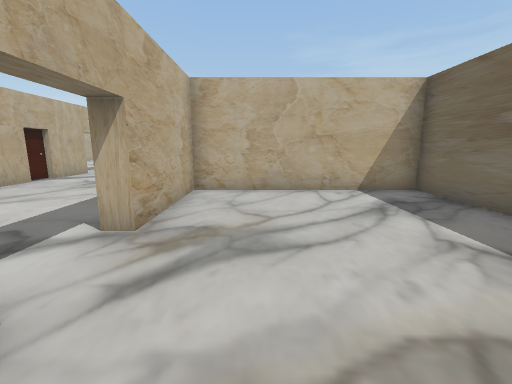
view 1 (above)

17 first-person views from a walk through a scene from a Unity 3-D project. The camera is 1.2 m above the floor, tilts 10° down and sees 90° across. The floor is counted in squares, 1 m on a side. Each view is taken from the middle of a square. On the plan, view 1 faces up. The plan holds only what a view shows up to about 12 squares ahead; the rest is blank. The player is left out. Door leaves are left out, so doorways stand open. Some surface patterns are stand-ins.

view 2
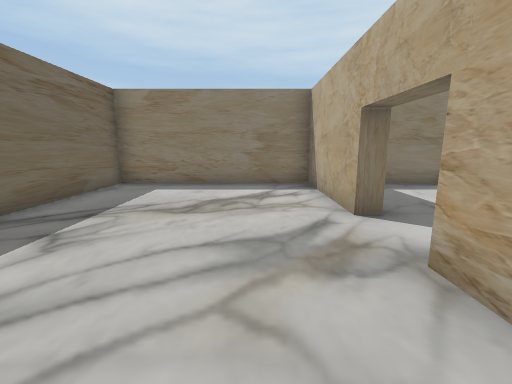

view 3
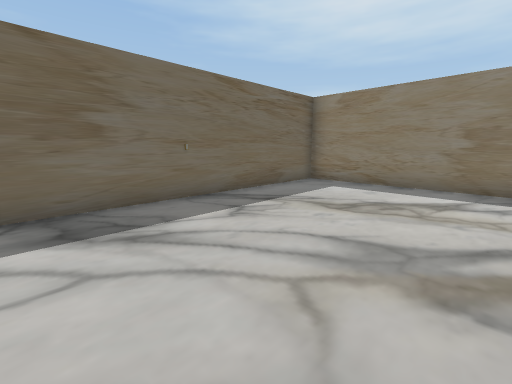

view 4
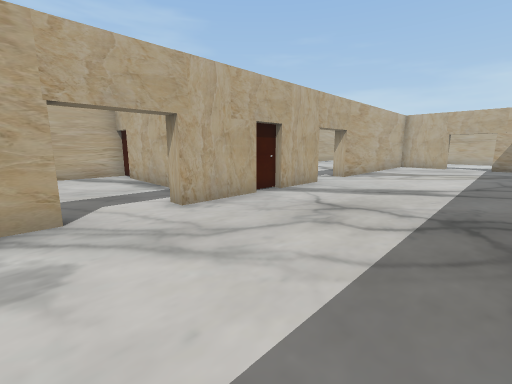

view 5
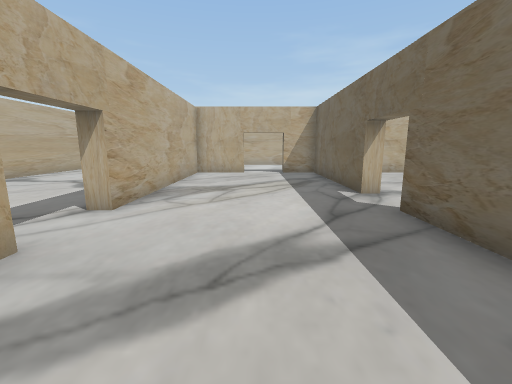

view 6
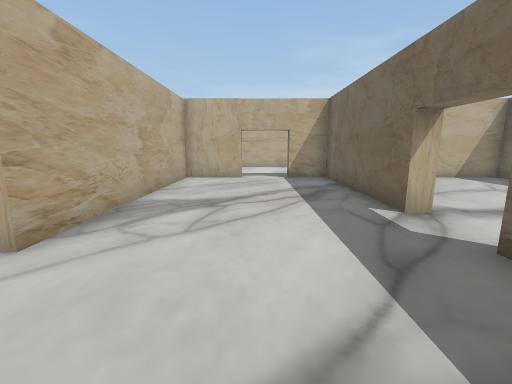

view 7
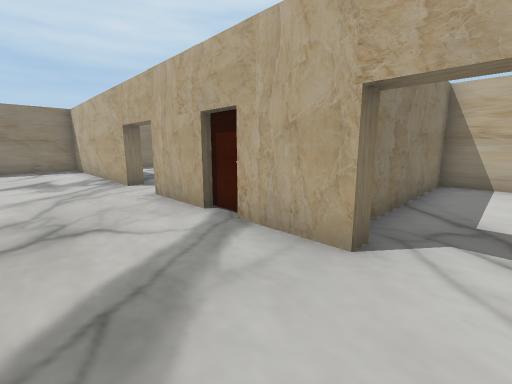

view 8
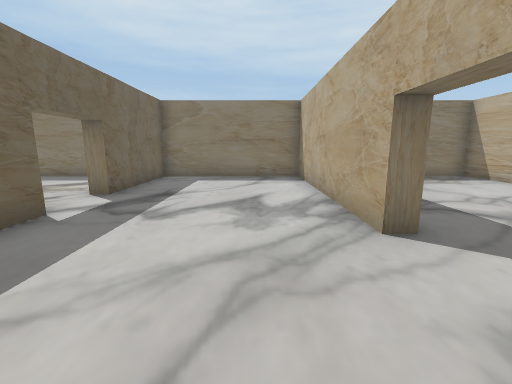

view 9
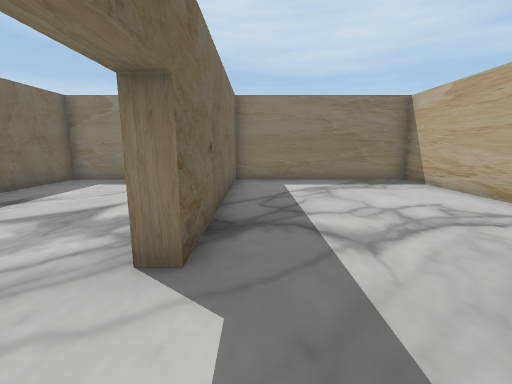

view 10
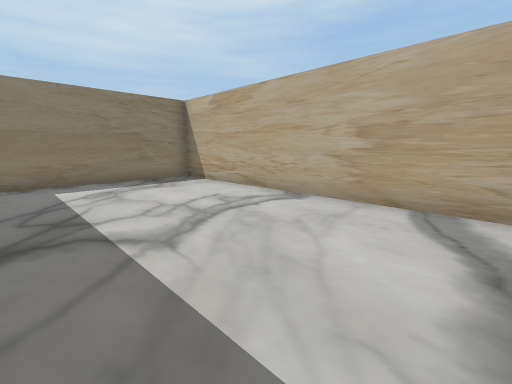

view 11
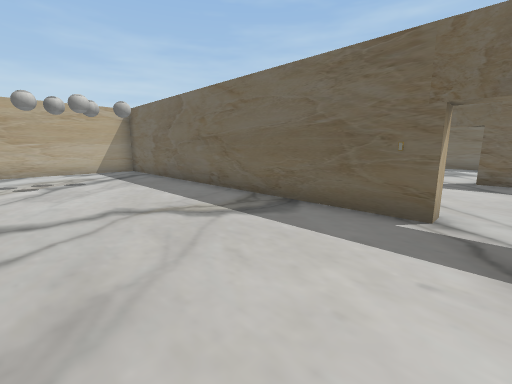

view 12
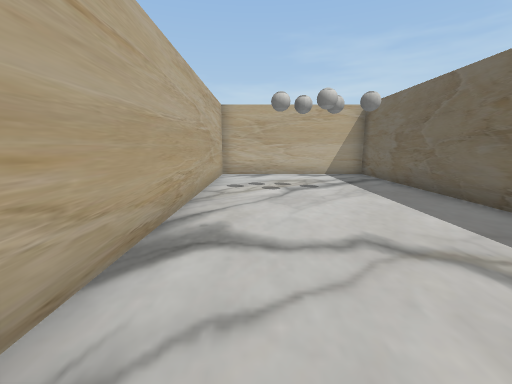

view 13
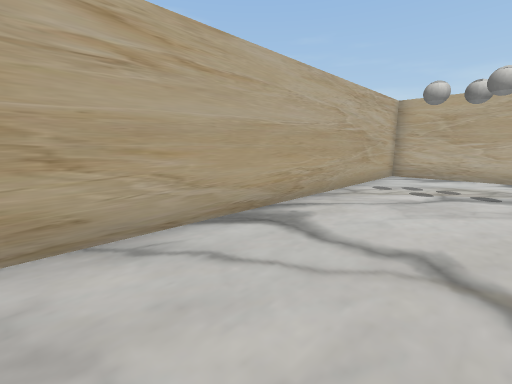

view 14
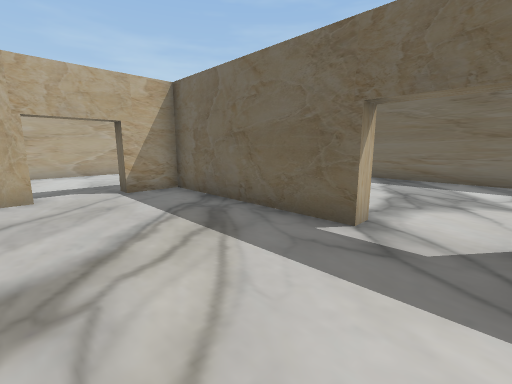

view 15
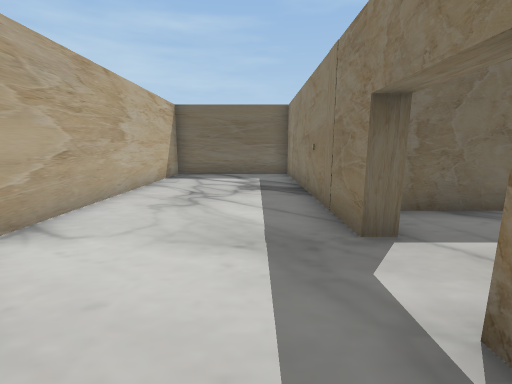

view 16
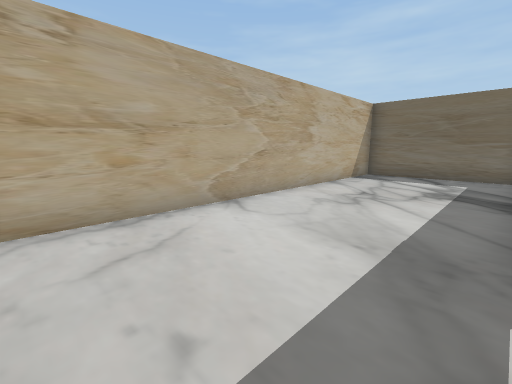

view 17
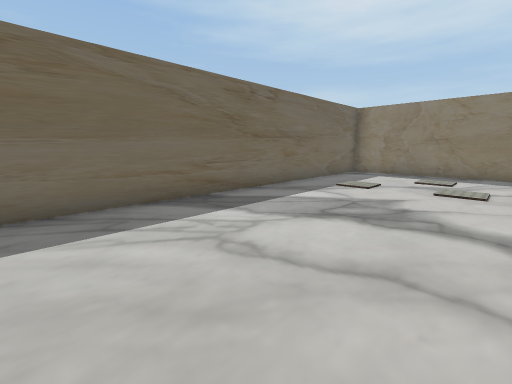

### Floor plan
Ten units are one square. View 1 is at (0, 0); x grows to the right and y downward. Boxes are objects, and circles mark ways between rooms. Rooms are numbered by the first view taken in them; rooms with no view inside come last. Other rooms are left out.
<svg viewBox="-150 -270 200 300">
<path fill="none" stroke="#000" d="M-18 -16 -18 25 45 25 45 -71 -18 -71 -18 -36M-78 -89 -78 -66M-80 -99 -80 -88M-22 -115 -22 -139M-78 -118 -78 -98M-78 -46 -78 25 -22 25 -22 -16M-22 -36 -22 -44M-22 -156 -22 -211 -37 -211M-55 -211 -78 -211 -78 -144M-139 -75 -145 -75 -145 25 -83 25 -83 -46M-101 -75 -135 -75M-83 -144 -83 -265 -145 -265 -145 -149M-145 -131 -145 -115 -94 -115M-37 -216 45 -216 45 -265 -71 -265M-11 -76 40 -76M45 -81 45 -211 9 -211"/>
<rect x="-85" y="-145" width="10" height="10" fill="#bbb"><title>other object</title></rect>
<circle cx="-20" cy="-25" r="3" fill="#2a7"/>
<circle cx="-80" cy="-55" r="3" fill="#2a7"/>
<circle cx="-80" cy="-125" r="3" fill="#2a7"/>
<circle cx="-45" cy="-210" r="3" fill="#2a7"/>
<circle cx="-20" cy="-145" r="3" fill="#2a7"/>
<text x="10" y="-20">1</text>
<text x="-50" y="-90">2</text>
<text x="-120" y="-30">3</text>
<text x="-110" y="-190">4</text>
<text x="-20" y="-240">5</text>
<text x="10" y="-150">6</text>
</svg>
Room 1 opens to room 2. Room 2 opens to room 3. Room 2 opens to room 4. Room 2 opens to room 5. Room 2 opens to room 6.

Where each view was taken, in squares from view 1:
view 1: 0 up, 0 right, facing up
view 2: 6 up, 0 right, facing down
view 3: 6 up, 1 left, facing down-right
view 4: 4 up, 3 left, facing up-left
view 5: 9 up, 5 left, facing up
view 6: 11 up, 5 left, facing up
view 7: 13 up, 5 left, facing down-left
view 8: 8 up, 6 left, facing down
view 9: 7 up, 9 left, facing down
view 10: 7 up, 9 left, facing down-left
view 11: 13 up, 13 left, facing up-right
view 12: 15 up, 13 left, facing up
view 13: 15 up, 11 left, facing up-left
view 14: 14 up, 6 left, facing up-right
view 15: 23 up, 7 left, facing right
view 16: 22 up, 7 left, facing up-right
view 17: 20 up, 1 left, facing down-right
